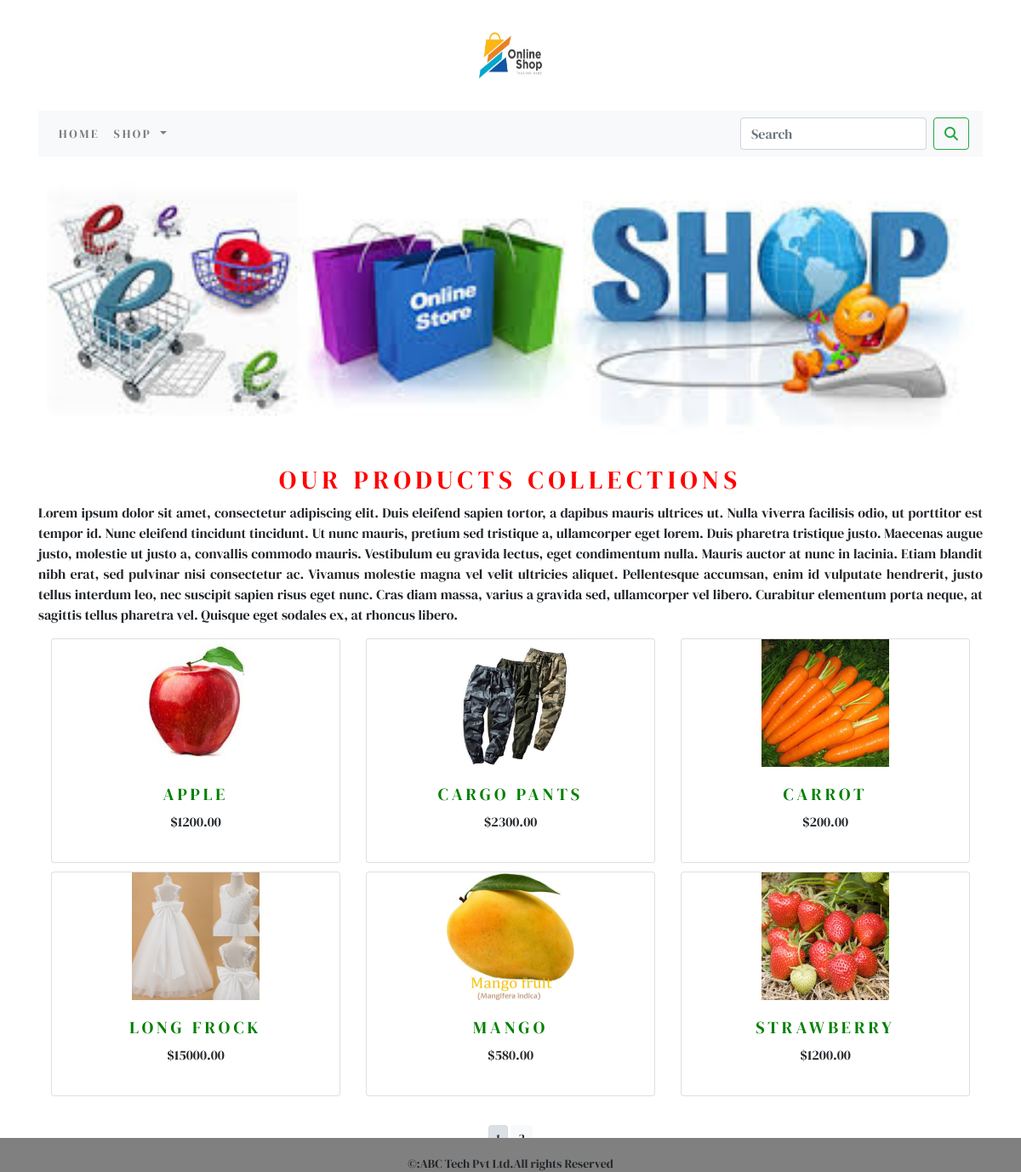
The page / on the database its author committed.
### shop/models.py (models this page shows, shortened)
class Product(models.Model):
    name=models.CharField(max_length=250,unique=True)
    slug=models.SlugField(max_length=250,unique=True)
    description=models.TextField(blank=True)
    price=models.DecimalField(max_digits=10,decimal_places=2)
    category=models.ForeignKey(Category,on_delete=models.CASCADE)
    image=models.ImageField(upload_to='product',blank=True)
    stock=models.IntegerField()
    available=models.BooleanField(default=True)
    created=models.DateTimeField(auto_now_add=True)
    updated=models.DateTimeField(auto_now=True)
    class Meta:
        ordering=('name',)
        verbose_name='product'
        verbose_name_plural='products'
    def get_url(self):
        return reverse('shop:prodCatdetail',args=[self.category.slug,self.slug])

### shop/views.py (the view)
# urls.py: path('',views.allProdCat,name='allProdCat'),
def allProdCat(request,c_slug=None):
    c_page=None
    products_list=None
    if c_slug != None:
        c_page=get_object_or_404(Category,slug=c_slug)
        products_list=Product.objects.all().filter(category=c_page,available=True)
    else:
        products_list=Product.objects.all().filter(available=True)
    paginator=Paginator(products_list,6)
    try:
        page=int(request.GET.get('page','1'))
    except:
        page=1
    try:
        products=paginator.page(page)
    except (EmptyPage,InvalidPage):
        products=paginator.page(paginator.num_pages)
    return render(request,"category.html",{'category':c_page,'products':products})

### cartapp/context_processors.py (called while the page is built)
def counter(request):
    item_count=0
    if 'admin' in request.path:
        return {}
    else:
        try:
            cart=Cart.objects.filter(cart_id=_cart_id(request))
            cart_items=CartItem.objects.all().filter(cart=cart[:1])
            for cart_item in cart_items:
                item_count += cart_item.quantity
        except Cart.DoesNotExist:
            item_count=0
    return dict(item_count=item_count)

### cartapp/views.py (called while the page is built)
def _cart_id(request):
    cart=request.session.session_key
    if not cart:
        cart=request.session.create()
    return cart

### shop/context_processors.py (called while the page is built)
def menu_links(request):
    links=Category.objects.all()
    return dict(links=links)

### shop/models.py (called while the page is built)
    def get_url(self):
        return reverse('shop:product_by_category',args=[self.slug])

### templates/category.html (shortened to what this page needs)
{% extends 'base.html' %}
{% load static %}
{% block content %}
     <div class="mx_auto">
         {% if category %}
             <img class="my_image" src="{{category.image.url}}" alt="{{category.name}}" width="450px;">
     </div>
        <br>
     <div>
             <h1 class="text-center my_title">{{category.name}}</h1>
             <p class="text-justify">{{category.description}}</p>
     </div>
          {% else %}
     <div>
         <img class="my_image my_image_padding" src="{% static 'img/banner.jpeg' %}" alt="our products" width="1250px;" height="230px">
     </div>
     <br>
     <div>
         <h1 class="text-center my_title">Our Products Collections</h1>
         <p class="text-justify">Lorem ipsum dolor sit amet, consectetur adipiscing elit. Duis eleifend sapien tortor, a dapibus mauris ultrices ut. Nulla viverra facilisis odio, ut porttitor est tempor id. Nunc eleifend tincidunt tincidunt. Ut nunc mauris, pretium sed tristique a, ullamcorper eget lorem. Duis pharetra tristique justo. Maecenas augue justo, molestie ut justo a, convallis commodo mauris. Vestibulum eu gravida lectus, eget condimentum nulla. Mauris auctor at nunc in lacinia. Etiam blandit nibh erat, sed pulvinar nisi consectetur ac. Vivamus molestie magna vel velit ultricies aliquet. Pellentesque accumsan, enim id vulputate hendrerit, justo tellus interdum leo, nec suscipit sapien risus eget nunc. Cras diam massa, varius a gravida sed, ullamcorper vel libero. Curabitur elementum porta neque, at sagittis tellus pharetra vel. Quisque eget sodales ex, at rhoncus libero.</p>
     </div>
          {% endif %}
     <div class="container">
         <div class="row mx_auto">
             {% for product in products.object_list %}
             <div class="my_bottom_margin col-9 col-sm-12 col-md-4  col-lg-4">
                 <div class="card text-center" style="min-width:15rem;">
                     <a href="{{product.get_url}}"><img src="{{product.image.url}}" alt="{{product.name}}" width="150" height="150"></a>
                     <div class="card-body">
                         <h4>{{product.name}}</h4>
                         <p>${{product.price}}</p>
                     </div>
                 </div>
             </div>
             {% endfor %}
         </div>
         <div class="mx_auto">
             {% if products.paginator.num_pages > 1 %}
             <br>
             <div class="text-center">
                 {% for pg in products.paginator.page_range %}
                   <a href="?page={{pg}}" class="btn btn-light btn-sm {% if products.number == pg %} active {% endif %}">{{pg}}</a>
                 {% endfor %}
             </div>
             {% endif %}
         </div>
         <br>
     </div>
{% endblock %}

### templates/base.html (shortened to what this page needs)
{% load static %}
<!DOCTYPE html>
<html lang="en">
<head>
    <link rel="stylesheet" href="{% static 'css/custom.css' %}">
    <link rel="stylesheet" href="{% static 'css/bootstrap.min.css' %}">
</head>
<body class="d-flex flex-column min-vh-100" >
<div class="container">
  {% include 'header.html' %}
    {% include 'navbar.html' %}
  {% block content %}
  {% endblock %}
</div>
  {% include 'footer.html' %}
</body>
</html>

### templates/header.html
{% load static %}
<header>
  <center>
    <a href="{% url 'shop:allProdCat' %}"><img src="{% static 'img/logo.jpg' %}" alt="logimage" width="130px;" height="130px;"></a>
  </center>
</header>

### templates/navbar.html (shortened to what this page needs)
<nav class="navbar navbar-expand-lg navbar-light bg-light">
  <div class="collapse navbar-collapse" id="navbarSupportedContent">
    <ul class="navbar-nav mr-auto">
      <li class="nav-item">
        <a class="nav-link" href="{% url 'shop:allProdCat' %}">Home</a>
      </li>
      <li class="nav-item dropdown {% if 'shop' in request.path %} active {% endif %}">
        <a class="nav-link dropdown-toggle" href="#" id="navbarDropdown" role="button" data-toggle="dropdown" aria-haspopup="true" aria-expanded="false">
          Shop
        </a>
      </li>
    </ul>
    <form class="form-inline my-2 my-lg-0" action="{% url 'searchapp:SearchResult' %}" method="get">
      <input class="form-control mr-sm-2" type="search" placeholder="Search" name="q" aria-label="Search">
      <button class="btn btn-outline-success" type="submit"><i class="fa fa-search"></i></button>
    </form>
  </div>
</nav>

### templates/footer.html
<footer class="mt-auto">
   <div class="footer fixed-bottom my_footer" style="background-color:grey;">
      <p class="text-center">&copy:ABC Tech Pvt Ltd.All rights Reserved</p>
  </div>
</footer>

### static/css/custom.css (style rules this page uses)
.nav-item { letter-spacing: .2em; font-size:14px; text-transform:uppercase; }
.my_footer { background-color:pink; height:40px; padding-top:20px; font-size:14px; }
.my_image { width:100%; height:auto; }
.my_title { color:red; font-size:30px; text-transform:uppercase; letter-spacing:.2em; }
.my_image_padding { padding:10px; }
.my_bottom_margin { margin-bottom:10px; }
.card-body h4 { font-size:20px; text-transform:uppercase; letter-spacing:.2em; color:green; }

### templates/base.html (style rules this page uses)
body { font-family: 'DM Serif Display', serif; height:500px; }

### rows shown on the page
Product: image (picture), name "APPLE", price "1200.00"
Product: image (picture), name "CARGO PANTS", price "2300.00"
Product: image (picture), name "CARROT", price "200.00"
Product: image (picture), name "LONG FROCK", price "15000.00"
Product: image (picture), name "MANGO", price "580.00"
Product: image (picture), name "STRAWBERRY", price "1200.00"
